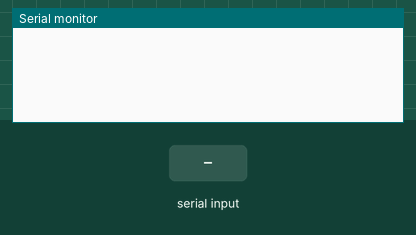
Simulated run of this sketch. Board: Arduino Uno, built with avr-gcc and run on an emulated ATmega328P. On the bench: the last lines printed to the serial monitor. Inputs (shaded band) come from the test bench.

Above: at 1.2 s.
1.3 s: "1" received over Serial
At 2.0 s:
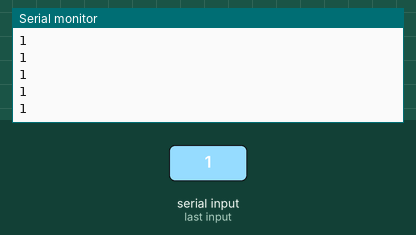
3.3 s: "0" received over Serial
At 4.3 s:
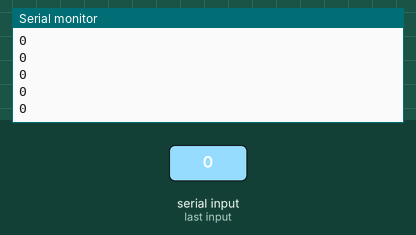
4.8 s: "2" received over Serial
At 5.3 s:
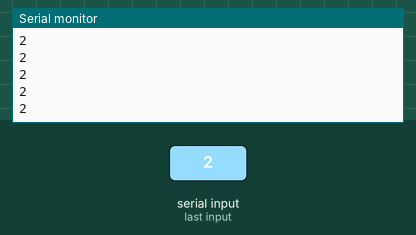
Timing chart, 0 to 7.8 s (numbered marks = the images above; inputs shaded):
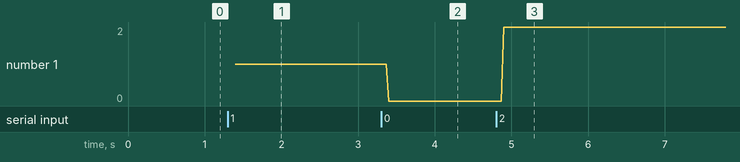

The sketch:

serial_rcv_str_tst.ino
```cpp
//Receiver Code

char str[4];

void setup() {
//  Serial.begin(9600);
  Serial.begin(9600);
}

void loop() {
  int i=0;

  if (Serial.available()) {
    delay(100); //allows all serial sent to be received together
    while(Serial.available() && i<4) {
      str[i++] = Serial.read();
    }
    str[i++]='\0';
  }
  Serial.println(str);
}
```

Measured:
- after the input at 1.3 s, the serial monitor: prints a new line after 0.10 s (image 1)
- after the input at 3.3 s, the serial monitor: prints a new line after 0.10 s (image 2)
- after the input at 4.8 s, the serial monitor: prints a new line after 0.10 s (image 3)
- plotted number 1: 1 → 0 after the input at 3.3 s, 0 → 2 after the input at 4.8 s
